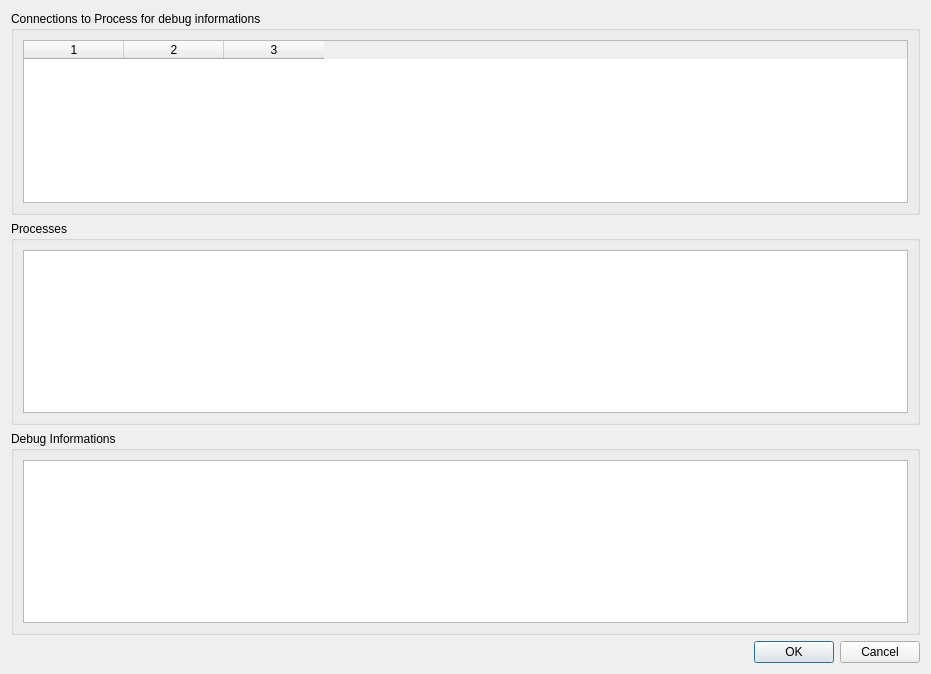
<?xml version="1.0" encoding="UTF-8"?>
<ui version="4.0">
 <class>LoadedDebugInfosDialog</class>
 <widget class="QDialog" name="LoadedDebugInfosDialog">
  <property name="geometry">
   <rect>
    <x>0</x>
    <y>0</y>
    <width>931</width>
    <height>674</height>
   </rect>
  </property>
  <property name="windowTitle">
   <string>Loaded debug informations </string>
  </property>
  <layout class="QVBoxLayout" name="verticalLayout_4">
   <item>
    <widget class="QGroupBox" name="groupBox">
     <property name="title">
      <string>Connections to Process for debug informations</string>
     </property>
     <layout class="QVBoxLayout" name="verticalLayout">
      <item>
       <widget class="QTableWidget" name="ConnectionsTableWidget">
        <property name="columnCount">
         <number>3</number>
        </property>
        <attribute name="verticalHeaderDefaultSectionSize">
         <number>32</number>
        </attribute>
        <column/>
        <column/>
        <column/>
       </widget>
      </item>
     </layout>
    </widget>
   </item>
   <item>
    <widget class="QGroupBox" name="groupBox_2">
     <property name="title">
      <string>Processes </string>
     </property>
     <layout class="QVBoxLayout" name="verticalLayout_2">
      <item>
       <widget class="QTableWidget" name="ProcessesTableWidget"/>
      </item>
     </layout>
    </widget>
   </item>
   <item>
    <widget class="QGroupBox" name="groupBox_3">
     <property name="title">
      <string>Debug Informations</string>
     </property>
     <layout class="QVBoxLayout" name="verticalLayout_3">
      <item>
       <widget class="QTableWidget" name="DebugInfosTableWidget"/>
      </item>
     </layout>
    </widget>
   </item>
   <item>
    <widget class="QDialogButtonBox" name="buttonBox">
     <property name="orientation">
      <enum>Qt::Horizontal</enum>
     </property>
     <property name="standardButtons">
      <set>QDialogButtonBox::Cancel|QDialogButtonBox::Ok</set>
     </property>
    </widget>
   </item>
  </layout>
 </widget>
 <resources/>
 <connections>
  <connection>
   <sender>buttonBox</sender>
   <signal>accepted()</signal>
   <receiver>LoadedDebugInfosDialog</receiver>
   <slot>accept()</slot>
   <hints>
    <hint type="sourcelabel">
     <x>248</x>
     <y>254</y>
    </hint>
    <hint type="destinationlabel">
     <x>157</x>
     <y>274</y>
    </hint>
   </hints>
  </connection>
  <connection>
   <sender>buttonBox</sender>
   <signal>rejected()</signal>
   <receiver>LoadedDebugInfosDialog</receiver>
   <slot>reject()</slot>
   <hints>
    <hint type="sourcelabel">
     <x>316</x>
     <y>260</y>
    </hint>
    <hint type="destinationlabel">
     <x>286</x>
     <y>274</y>
    </hint>
   </hints>
  </connection>
 </connections>
</ui>
